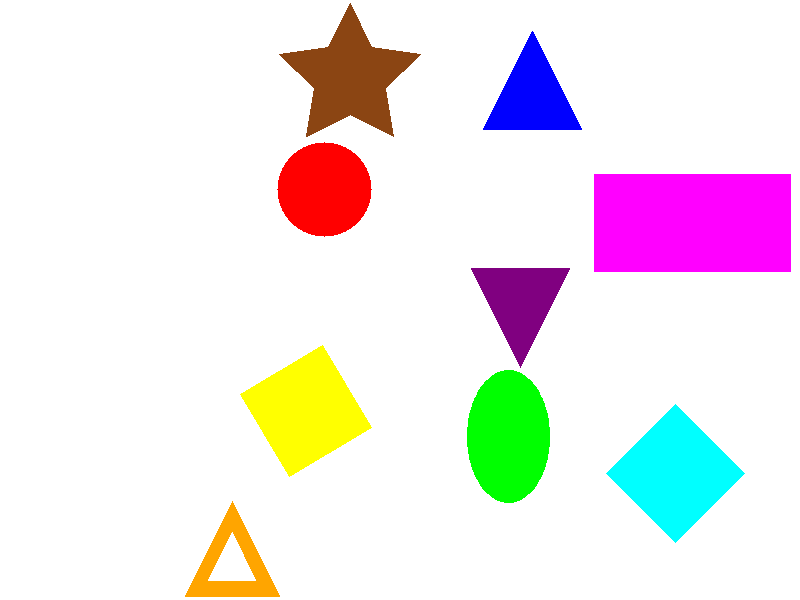
%> input picture T2/1305B_1306A.png, 800 x 600 px
$ octave tema2.m   (GNU Octave 9; MATLAB toolbox functions it lacks are replaced by stand-ins)
%> lines starting %> are read from the running program, lines starting %| are printed output that depends on the picture; in (x1, y1, x2, y2) boxes, pixels count from 0 and x2, y2 are one past the last pixel; in counts of white or black regions, pixels touching at a corner belong together; the program's own positions count from 1
clear all; close all; clc;

img = imread('1305B_1306A.png');  % Citesc imaginea
%> img is the input picture: size 600x800x3 uint8; mean R, G, B 239.3, 231.9, 234.6
gray = rgb2gray(img);  % Transformare in nivel de gri
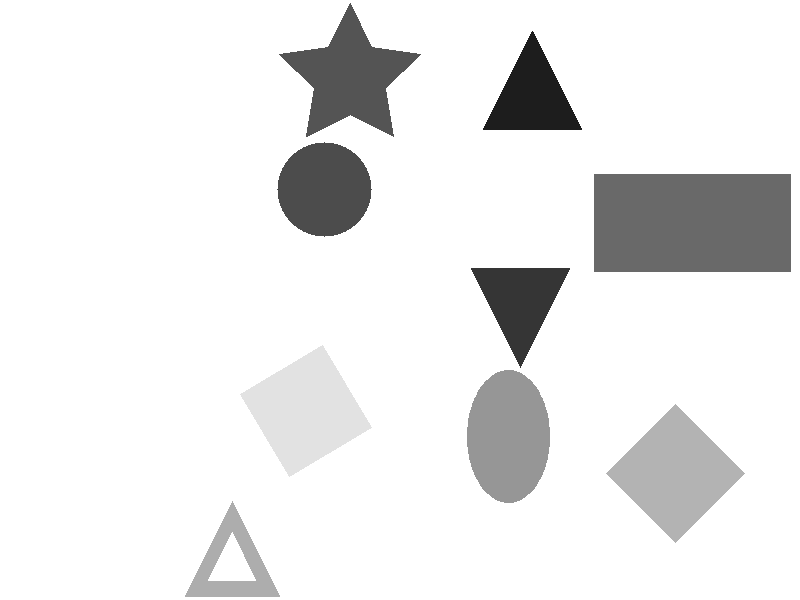
%> gray: size 600x800 uint8; min 29, max 255, mean 234.4

% Binarizare imaginii pentru a separa formele
bw = imbinarize(gray, 'adaptive', 'Sensitivity', 0.65);
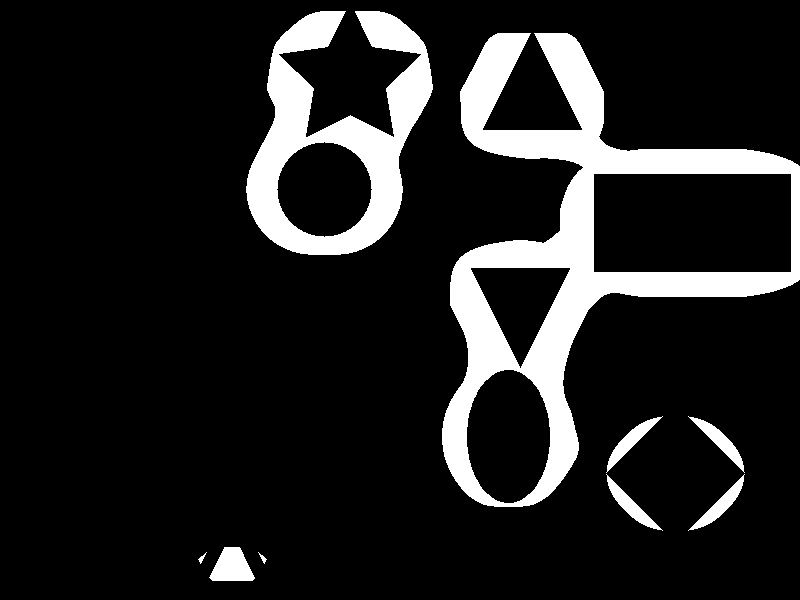
%> bw: size 600x800 logical; 13.4% white; 9 white regions, largest, box (x1, y1, x2, y2) and area: (442, 33, 800, 507) 41275, (246, 11, 433, 255) 19067, (209, 547, 255, 581) 1079
bw = imcomplement(bw);
%> bw: size 600x800 logical; 86.6% white; 9 black regions

% Detecteaza contururile obiectelor si eticheteaza regiuni
[B, L] = bwboundaries(bw, 'noholes');
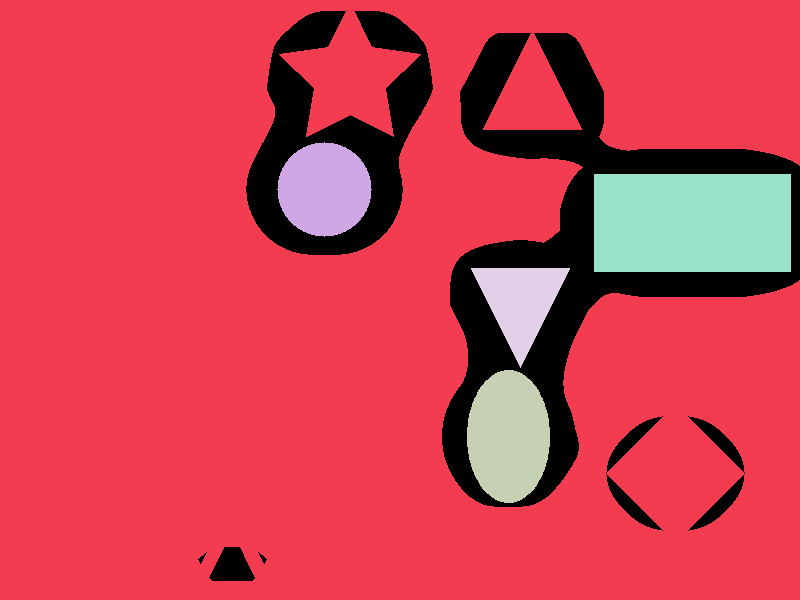
%> L: size 600x800 double; 6 distinct labels, from 0 to 5; one colour per label, 0 black
%> B = 5 boundaries; box (x1, y1, x2, y2) and points: (0, 0, 800, 600) 4453, (594, 174, 791, 272) 587, (467, 370, 550, 503) 313, (471, 268, 570, 368) 297, (277, 142, 372, 237) 265
stats = regionprops(L, 'Centroid', 'BoundingBox', 'Eccentricity', 'Circularity', 'Orientation', 'MinorAxisLength', 'MajorAxisLength');
%> stats = 5 regions; largest, box (x1, y1, x2, y2), Centroid, MajorAxisLength, MinorAxisLength, Eccentricity and Orientation: (0, 0, 800, 600) [365.3 315.5] 952.5 725.6 0.648 -4.06, (594, 174, 791, 272) [693 223.5] 227.5 113.2 0.867 0, (467, 370, 550, 503) [509 437] 132.9 83.09 0.78 89.99, (471, 268, 570, 368) [521 301.8] 94.3 81.64 0.5 90

imshow(img); hold on;  % Afisez imaginea originala pentru a "desena" peste ea

for k = 1:length(B)
    muchii = B{k};
    % Creaza o masca binara pentru forma curenta
    masca = poly2mask(muchii(:,2), muchii(:,1), size(bw,1), size(bw,2));

    % Detectez colturi in masca pentru a determina tipul formei
    colturi = corner(masca, 'QualityLevel', 0.3);
    numColt = size(colturi, 1);

    % Preia caracteristicile din regionprops
    circ = stats(k).Circularity;
    box = stats(k).BoundingBox;
    ori = stats(k).Orientation;
    ecc = stats(k).Eccentricity;

    areGaura = 0;  % flag pentru gaura din forma

    % Clasificare pe baza numarului de colturi si alte proprietati

    if numColt == 3
        label = 'Triunghi';
        % Determina orientarea varfului triunghiului
        if ori < -89.99999
            label = 'Triunghi cu varful in jos';
        elseif ori > 89.99999
            label = 'Triunghi cu varful in sus';
        end

        % Verifica daca forma are gaura prin umplerea regiunii
        masca = ismember(L, k);
        mascaU = imfill(masca, 'holes');
        areGaura = any(mascaU(:) ~= masca(:));

    elseif numColt == 4
        raport = box(3) / box(4);  % Raport latime/inaltime pentru a diferentia formele
        if abs(raport - 1) < 0.2
            if abs(abs(ori) - 45) < 10
                label = 'Romb';
            else
                label = 'Patrat';
                % Detecteaza daca patratul este rotit
                if (ori > 10 & ori < 80) | (ori < -10 & ori > -80)
                    label = sprintf('%s rotit cu %.f', label, ori);
                end
            end
        else
            label = 'Dreptunghi';
        end

    elseif numColt >= 5
        label = 'Stea';
        % Initial stea,dupa in functie de circularitate si excentricitate
        % clasificam ca si cerc sau elipsa
        if circ > 0.8
            if ecc < 0.6
                label = 'Cerc';
            else
                label = 'Elipsa';
            end
        end

    else
        label = 'Necunoscut';
    end

    if areGaura
        label = [label ' cu gaura'];
    end

    centru = stats(k).Centroid;  % Pozitia centrului formei

    % Afiseaza eticheta pe imagine la centrul formei
    text(centru(1), centru(2), label, 'Color', 'black', 'FontSize', 8, 'FontWeight', 'bold', 'HorizontalAlignment', 'center', 'VerticalAlignment', 'middle');

    % Deseneaza dreptunghiul de incadrare in jurul formei
    rectangle('Position', box, 'EdgeColor', 'r', 'LineWidth', 2);

    %fprintf("Forma %d: %s cu unghiul %.2f°\n", k, label, ori);  % Afisare informatii in consola (comentata)
end
%> this loop made 5 passes
%> (colturi, numColt, circ, box, ori, ecc, areGaura, raport) on pass 5: ([596 176; 596 272; 791 176; 791 272], 4, 0.729, [594.5 174.5 197 98], 0, 0.867, 0, 2.01)
%> (colturi, numColt, circ, box, ori, ecc, areGaura, label) on pass 4: ([521 365; 569 271; 474 271], 3, 0.625, [471.5 268.5 99 100], 90, 0.5, false, 'Triunghi cu varful in sus')
%> pass 1, `masca = poly2mask(muchii(:,2), muchii(:,1), size(bw,1), size(bw,2));`:
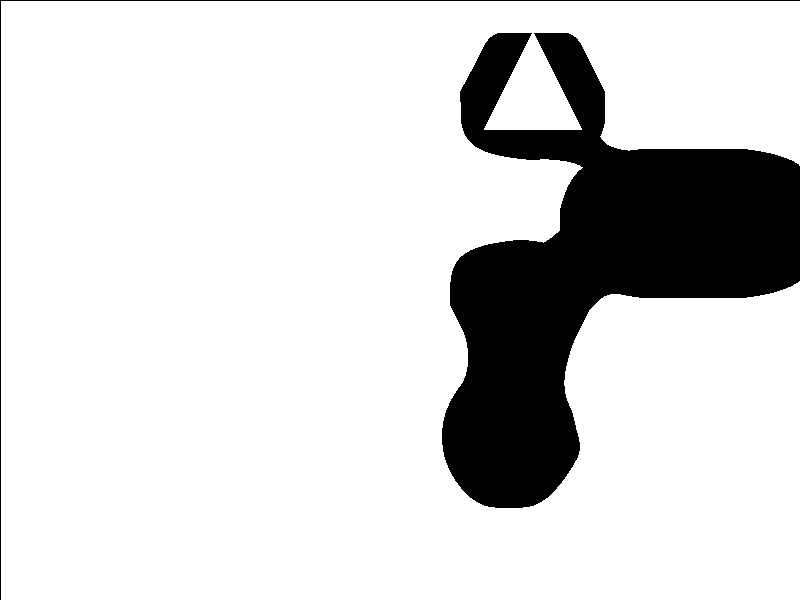
%> masca: size 600x800 logical; 84.1% white; 2 black regions, box (x1, y1, x2, y2) and area: (442, 33, 800, 508) 75033, (0, 0, 800, 600) 1399
%> pass 3, `masca = poly2mask(muchii(:,2), muchii(:,1), size(bw,1), size(bw,2));`:
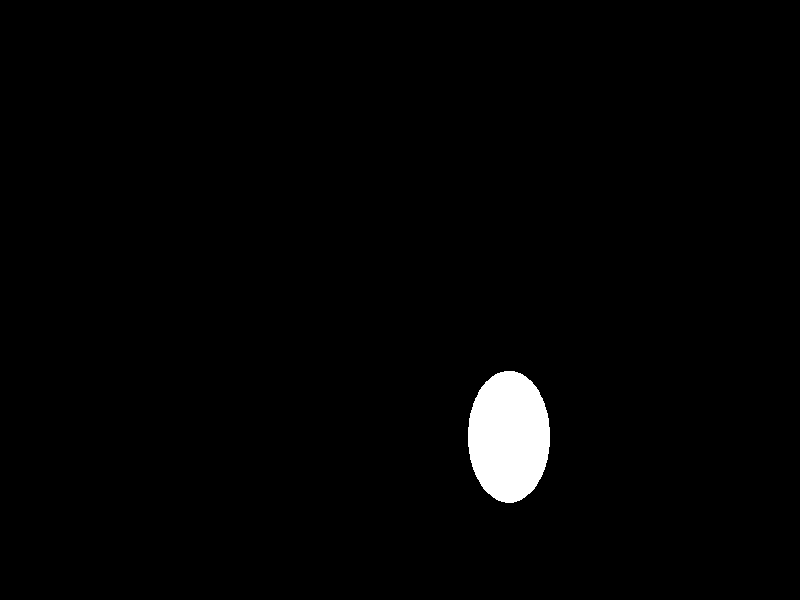
%> masca: size 600x800 logical; 1.8% white; 1 white region, box (x1, y1, x2, y2) and area: (468, 371, 550, 503) 8513
%> after the loop:
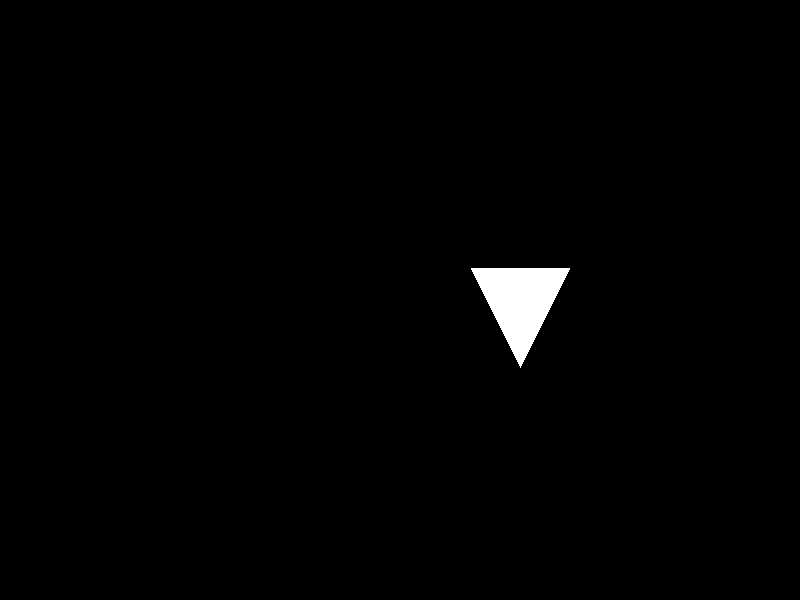
%> mascaU: size 600x800 logical; 1% white; 1 white region, box (x1, y1, x2, y2) and area: (471, 268, 570, 368) 5000

title('Forme detectate');
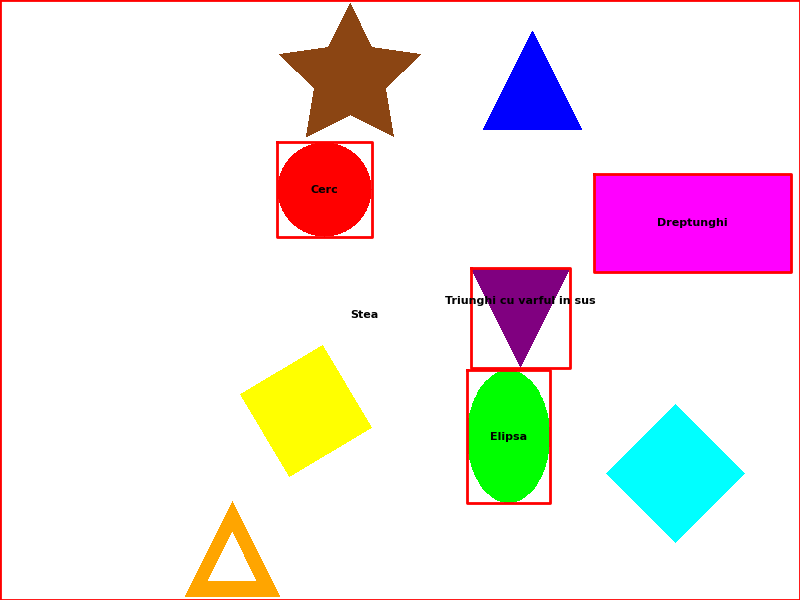
%> figure redrawn from the program's plot data; its title reads 'Forme detectate'
